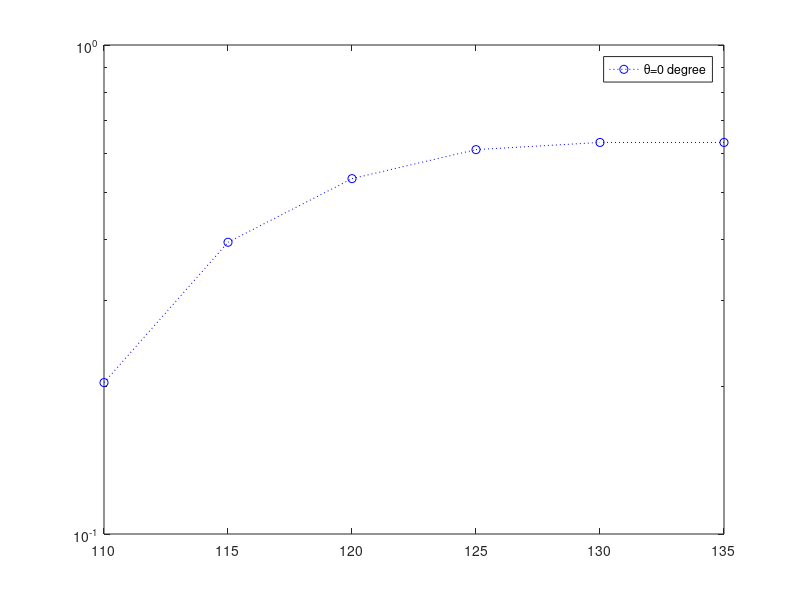

Source code (MATLAB):
clc;
clear all;
close all;

N=1000;
x=randi([0 1],1,N);
mod_data=pskmod(x,2);


width=25;
lower_limit=110;
incre=5;
gamma=3.1;


BER=zeros(3,width/incre);
new_data=zeros(3,N);

d=2.5;
theta=[0 pi/6 pi/3];
err=[0 0 0];
h=[0 0 0];

for mm=3:1:3
 check1=0;   
 h(mm)=((gamma+1)/2)*(9.55e-5)*cos(theta(mm))*((9+(d^2))^(-1*((gamma+1)/2)));
 
 

for SNR=lower_limit:incre:lower_limit+width    
    
check1=check1+1;
check2=0;
en=1/(10^(SNR/10));



for tt=1:1:N
    
noi=normrnd(0,sqrt(en/2),[1 N]);
new_data(mm,:)= noi + h(mm)*(mod_data);
recent=mod_data(tt);

if (new_data(mm,tt)>0) && (recent<0)
    err(mm)=err(mm)+1;
elseif (new_data(mm,tt)<0) && (recent>0)
       err(mm)=err(mm)+1;
   else 
       err(mm)=err(mm)+0;
end
check2=check2+1;
check3=mm+(check1)*i

end


BER(mm,check1)=(err(mm)/N);
end

end

SNR=lower_limit:incre:lower_limit+width;
ylabel('BER');
xlabel('SNR [dB]');
% semilogy(SNR,BER(1,:),'--+gr');
% hold on;
% semilogy(SNR,BER(2,:),'-.or');
% hold on
semilogy(SNR,BER(3,:),':ob');
legend('\theta=0 degree','\theta=30 degree','\theta=60 degree');



%%%%%%%%%%%%%%%%%%%%%%%%%%%%%%%%%%%%%%%%%%%%%%%%%%%%%%%%%%%%%%%%%%%%%%%%%%%%%%%%%%%%%%%%%%%%%%%%%%%%%%%%%%%%%%%%%55 

